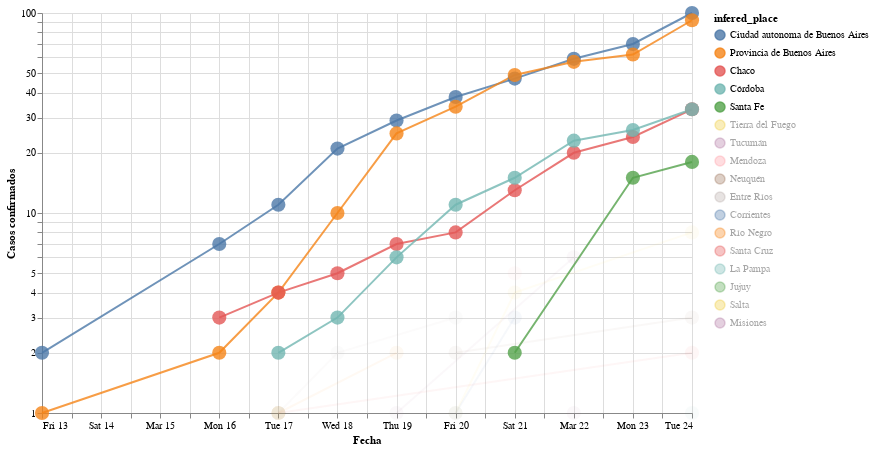

This figure's notebook cell:
### Markdown cell above
# Evolucion en el tiempo de la cantidad de casos totales

Haciendo Shift+Click en las provincias que se ven a la derecha, podemos agregar o quitar provincias al gráfico

### Code cell
#hide_input
plot_evolution(cnt_by_place[cnt_by_place >=10].index.tolist())#, xaxis='days_from_first_infection')

### Figure 1 — Vega-Lite specification as saved in the notebook (floating-point values rounded to 4 significant figures)
{"config": {"view": {"continuousWidth": 400, "continuousHeight": 300}, "point": {"size": 200}, "title": {"align": "center"}}, "data": {"name": "data-79994ce379de73cce7734e02ce29ea64"}, "mark": {"type": "line", "point": true, "radius": 150}, "encoding": {"color": {"type": "nominal", "field": "infered_place", "sort": ["Ciudad autonoma de Buenos Aires", "Provincia de Buenos Aires", "Chaco", "Córdoba", "Santa Fe", "Tierra del Fuego", "Tucumán", "Mendoza", "Neuquén", "Entre Ríos", "Corrientes", "Río Negro", "Santa Cruz", "La Pampa", "Jujuy", "Salta", "Misiones"]}, "opacity": {"condition": {"value": 0.8, "selection": "selector001"}, "value": 0.05}, "tooltip": [{"type": "nominal", "field": "place"}, {"type": "nominal", "field": "infered_place"}, {"type": "quantitative", "field": "infered_place_score"}, {"type": "quantitative", "field": "infected"}, {"type": "temporal", "field": "date"}, {"type": "quantitative", "field": "days_from_first_infection"}, {"type": "quantitative", "field": "cum_infected"}], "x": {"type": "temporal", "axis": {"title": "Fecha"}, "field": "date"}, "y": {"type": "quantitative", "axis": {"title": "Casos confirmados"}, "field": "cum_infected", "scale": {"type": "log"}}}, "height": 400, "selection": {"selector001": {"type": "multi", "fields": ["infered_place"], "bind": "legend", "init": [{"infered_place": "Ciudad autonoma de Buenos Aires"}, {"infered_place": "Provincia de Buenos Aires"}, {"infered_place": "Chaco"}, {"infered_place": "Córdoba"}, {"infered_place": "Santa Fe"}]}}, "width": 650, "$schema": "https://vega.github.io/schema/vega-lite/v4.0.2.json", "datasets": {"data-79994ce379de73cce7734e02ce29ea64": [{"place": "Ciudad de Buenos Aires", "infered_place": "Ciudad autonoma de Buenos Aires", "infered_place_score": 1.0, "infected": 2, "date": "2020-03-13T00:00:00", "days_from_first_infection": 0, "cum_infected": 2}, {"place": "Ciudad Autónoma de Buenos Aires", "infered_place": "Ciudad autonoma de Buenos Aires", "infered_place_score": 1.0, "infected": 5, "date": "2020-03-16T00:00:00", "days_from_first_infection": 3, "cum_infected": 7}, {"place": "Ciudad Autónoma de Buenos Aires", "infered_place": "Ciudad autonoma de Buenos Aires", "infered_place_score": 1.0, "infected": 4, "date": "2020-03-17T00:00:00", "days_from_first_infection": 4, "cum_infected": 11}, {"place": "Ciudad Autónoma de Buenos Aires", "infered_place": "Ciudad autonoma de Buenos Aires", "infered_place_score": 1.0, "infected": 10, "date": "2020-03-18T00:00:00", "days_from_first_infection": 5, "cum_infected": 21}, {"place": "Ciudad Autónoma de Buenos Aires", "infered_place": "Ciudad autonoma de Buenos Aires", "infered_place_score": 1.0, "infected": 8, "date": "2020-03-19T00:00:00", "days_from_first_infection": 6, "cum_infected": 29}, {"place": "Ciudad Autónoma de Buenos Aires", "infered_place": "Ciudad autonoma de Buenos Aires", "infered_place_score": 1.0, "infected": 9, "date": "2020-03-20T00:00:00", "days_from_first_infection": 7, "cum_infected": 38}, {"place": "Ciudad Autónoma de Buenos Aires", "infered_place": "Ciudad autonoma de Buenos Aires", "infered_place_score": 1.0, "infected": 9, "date": "2020-03-21T00:00:00", "days_from_first_infection": 8, "cum_infected": 47}, {"place": "Ciudad Autónoma de Buenos Aires", "infered_place": "Ciudad autonoma de Buenos Aires", "infered_place_score": 1.0, "infected": 12, "date": "2020-03-22T00:00:00", "days_from_first_infection": 9, "cum_infected": 59}, {"place": "Ciudad Autónoma de Buenos Aires", "infered_place": "Ciudad autonoma de Buenos Aires", "infered_place_score": 1.0, "infected": 11, "date": "2020-03-23T00:00:00", "days_from_first_infection": 10, "cum_infected": 70}, {"place": "Ciudad Autónoma de Buenos Aires", "infered_place": "Ciudad autonoma de Buenos Aires", "infered_place_score": 1.0, "infected": 30, "date": "2020-03-24T00:00:00", "days_from_first_infection": 11, "cum_infected": 100}, {"place": "Buenos Aires y", "infered_place": "Provincia de Buenos Aires", "infered_place_score": 1.0, "infected": 1, "date": "2020-03-13T00:00:00", "days_from_first_infection": 0, "cum_infected": 1}, {"place": "Provincia de Buenos Aires", "infered_place": "Provincia de Buenos Aires", "infered_place_score": 1.0, "infected": 1, "date": "2020-03-16T00:00:00", "days_from_first_infection": 3, "cum_infected": 2}, {"place": "Provincia de Buenos Aires", "infered_place": "Provincia de Buenos Aires", "infered_place_score": 1.0, "infected": 2, "date": "2020-03-17T00:00:00", "days_from_first_infection": 4, "cum_infected": 4}, {"place": "Provi ncia de Buenos Aires", "infered_place": "Provincia de Buenos Aires", "infered_place_score": 1.0, "infected": 6, "date": "2020-03-18T00:00:00", "days_from_first_infection": 5, "cum_infected": 10}, {"place": "Provincia de Buenos Aires", "infered_place": "Provincia de Buenos Aires", "infered_place_score": 1.0, "infected": 15, "date": "2020-03-19T00:00:00", "days_from_first_infection": 6, "cum_infected": 25}, {"place": "Provincia de Buenos Aires", "infered_place": "Provincia de Buenos Aires", "infered_place_score": 1.0, "infected": 9, "date": "2020-03-20T00:00:00", "days_from_first_infection": 7, "cum_infected": 34}, {"place": "Provincia de Buenos Aires", "infered_place": "Provincia de Buenos Aires", "infered_place_score": 1.0, "infected": 15, "date": "2020-03-21T00:00:00", "days_from_first_infection": 8, "cum_infected": 49}, {"place": "Provincia de Buenos Aires", "infered_place": "Provincia de Buenos Aires", "infered_place_score": 1.0, "infected": 8, "date": "2020-03-22T00:00:00", "days_from_first_infection": 9, "cum_infected": 57}, {"place": "Provincia de Buenos Aires", "infered_place": "Provincia de Buenos Aires", "infered_place_score": 1.0, "infected": 5, "date": "2020-03-23T00:00:00", "days_from_first_infection": 10, "cum_infected": 62}, {"place": "Provincia de Buenos Aires", "infered_place": "Provincia de Buenos Aires", "infered_place_score": 1.0, "infected": 30, "date": "2020-03-24T00:00:00", "days_from_first_infection": 11, "cum_infected": 92}, {"place": "Chaco y uno", "infered_place": "Chaco", "infered_place_score": 0.4545, "infected": 3, "date": "2020-03-16T00:00:00", "days_from_first_infection": 0, "cum_infected": 3}, {"place": "Chaco", "infered_place": "Chaco", "infered_place_score": 1.0, "infected": 1, "date": "2020-03-17T00:00:00", "days_from_first_infection": 1, "cum_infected": 4}, {"place": "Chaco", "infered_place": "Chaco", "infered_place_score": 1.0, "infected": 1, "date": "2020-03-18T00:00:00", "days_from_first_infection": 2, "cum_infected": 5}, {"place": "Chaco", "infered_place": "Chaco", "infered_place_score": 1.0, "infected": 2, "date": "2020-03-19T00:00:00", "days_from_first_infection": 3, "cum_infected": 7}, {"place": "Chaco", "infered_place": "Chaco", "infered_place_score": 1.0, "infected": 1, "date": "2020-03-20T00:00:00", "days_from_first_infection": 4, "cum_infected": 8}, {"place": "Chaco", "infered_place": "Chaco", "infered_place_score": 1.0, "infected": 5, "date": "2020-03-21T00:00:00", "days_from_first_infection": 5, "cum_infected": 13}, {"place": "Chaco", "infered_place": "Chaco", "infered_place_score": 1.0, "infected": 7, "date": "2020-03-22T00:00:00", "days_from_first_infection": 6, "cum_infected": 20}, {"place": "Chaco", "infered_place": "Chaco", "infered_place_score": 1.0, "infected": 4, "date": "2020-03-23T00:00:00", "days_from_first_infection": 7, "cum_infected": 24}, {"place": "Chaco", "infered_place": "Chaco", "infered_place_score": 1.0, "infected": 9, "date": "2020-03-24T00:00:00", "days_from_first_infection": 8, "cum_infected": 33}, {"place": "Córdoba", "infered_place": "Córdoba", "infered_place_score": 1.0, "infected": 2, "date": "2020-03-17T00:00:00", "days_from_first_infection": 0, "cum_infected": 2}, {"place": "Córdoba", "infered_place": "Córdoba", "infered_place_score": 1.0, "infected": 1, "date": "2020-03-18T00:00:00", "days_from_first_infection": 1, "cum_infected": 3}, {"place": "Córdoba", "infered_place": "Córdoba", "infered_place_score": 1.0, "infected": 3, "date": "2020-03-19T00:00:00", "days_from_first_infection": 2, "cum_infected": 6}, {"place": "Córdoba", "infered_place": "Córdoba", "infered_place_score": 1.0, "infected": 5, "date": "2020-03-20T00:00:00", "days_from_first_infection": 3, "cum_infected": 11}, {"place": "Córdoba", "infered_place": "Córdoba", "infered_place_score": 1.0, "infected": 4, "date": "2020-03-21T00:00:00", "days_from_first_infection": 4, "cum_infected": 15}, {"place": "Córdoba", "infered_place": "Córdoba", "infered_place_score": 1.0, "infected": 8, "date": "2020-03-22T00:00:00", "days_from_first_infection": 5, "cum_infected": 23}, {"place": "Córdoba", "infered_place": "Córdoba", "infered_place_score": 1.0, "infected": 3, "date": "2020-03-23T00:00:00", "days_from_first_infection": 6, "cum_infected": 26}, {"place": "Córdoba", "infered_place": "Córdoba", "infered_place_score": 1.0, "infected": 7, "date": "2020-03-24T00:00:00", "days_from_first_infection": 7, "cum_infected": 33}, {"place": "Santa Fe", "infered_place": "Santa Fe", "infered_place_score": 1.0, "infected": 2, "date": "2020-03-21T00:00:00", "days_from_first_infection": 0, "cum_infected": 2}, {"place": "Santa Fe", "infered_place": "Santa Fe", "infered_place_score": 1.0, "infected": 13, "date": "2020-03-23T00:00:00", "days_from_first_infection": 2, "cum_infected": 15}, {"place": "Santa Fe", "infered_place": "Santa Fe", "infered_place_score": 1.0, "infected": 3, "date": "2020-03-24T00:00:00", "days_from_first_infection": 3, "cum_infected": 18}, {"place": "Tierra del Fuego", "infered_place": "Tierra del Fuego", "infered_place_score": 1.0, "infected": 1, "date": "2020-03-20T00:00:00", "days_from_first_infection": 0, "cum_infected": 1}, {"place": "Tierra del Fuego", "infered_place": "Tierra del Fuego", "infered_place_score": 1.0, "infected": 3, "date": "2020-03-21T00:00:00", "days_from_first_infection": 1, "cum_infected": 4}, {"place": "Tierra del Fuego", "infered_place": "Tierra del Fuego", "infered_place_score": 1.0, "infected": 4, "date": "2020-03-24T00:00:00", "days_from_first_infection": 4, "cum_infected": 8}, {"place": "Tucumán", "infered_place": "Tucumán", "infered_place_score": 1.0, "infected": 1, "date": "2020-03-19T00:00:00", "days_from_first_infection": 0, "cum_infected": 1}, {"place": "Tucumán", "infered_place": "Tucumán", "infered_place_score": 1.0, "infected": 5, "date": "2020-03-22T00:00:00", "days_from_first_infection": 3, "cum_infected": 6}, {"place": "Mendoza", "infered_place": "Mendoza", "infered_place_score": 1.0, "infected": 5, "date": "2020-03-21T00:00:00", "days_from_first_infection": 0, "cum_infected": 5}, {"place": "Neuquén", "infered_place": "Neuquén", "infered_place_score": 1.0, "infected": 2, "date": "2020-03-20T00:00:00", "days_from_first_infection": 0, "cum_infected": 2}, {"place": "Neuquén", "infered_place": "Neuquén", "infered_place_score": 1.0, "infected": 1, "date": "2020-03-24T00:00:00", "days_from_first_infection": 4, "cum_infected": 3}, {"place": "Entre Ríos", "infered_place": "Entre Ríos", "infered_place_score": 1.0, "infected": 1, "date": "2020-03-17T00:00:00", "days_from_first_infection": 0, "cum_infected": 1}, {"place": "Entre Ríos", "infered_place": "Entre Ríos", "infered_place_score": 1.0, "infected": 1, "date": "2020-03-18T00:00:00", "days_from_first_infection": 1, "cum_infected": 2}, {"place": "Entre Ríos", "infered_place": "Entre Ríos", "infered_place_score": 1.0, "infected": 1, "date": "2020-03-20T00:00:00", "days_from_first_infection": 3, "cum_infected": 3}, {"place": "Corrientes", "infered_place": "Corrientes", "infered_place_score": 1.0, "infected": 1, "date": "2020-03-20T00:00:00", "days_from_first_infection": 0, "cum_infected": 1}, {"place": "Corrientes", "infered_place": "Corrientes", "infered_place_score": 1.0, "infected": 2, "date": "2020-03-21T00:00:00", "days_from_first_infection": 1, "cum_infected": 3}, {"place": "Río Negro", "infered_place": "Río Negro", "infered_place_score": 1.0, "infected": 1, "date": "2020-03-17T00:00:00", "days_from_first_infection": 0, "cum_infected": 1}, {"place": "Rio Negro", "infered_place": "Río Negro", "infered_place_score": 1.0, "infected": 1, "date": "2020-03-19T00:00:00", "days_from_first_infection": 2, "cum_infected": 2}, {"place": "Santa Cruz", "infered_place": "Santa Cruz", "infered_place_score": 1.0, "infected": 1, "date": "2020-03-17T00:00:00", "days_from_first_infection": 0, "cum_infected": 1}, {"place": "Santa Cruz", "infered_place": "Santa Cruz", "infered_place_score": 1.0, "infected": 1, "date": "2020-03-24T00:00:00", "days_from_first_infection": 7, "cum_infected": 2}, {"place": "La Pampa", "infered_place": "La Pampa", "infered_place_score": 1.0, "infected": 1, "date": "2020-03-24T00:00:00", "days_from_first_infection": 0, "cum_infected": 1}, {"place": "Jujuy", "infered_place": "Jujuy", "infered_place_score": 1.0, "infected": 1, "date": "2020-03-17T00:00:00", "days_from_first_infection": 0, "cum_infected": 1}, {"place": "Salt a", "infered_place": "Salta", "infered_place_score": 0.8333, "infected": 1, "date": "2020-03-17T00:00:00", "days_from_first_infection": 0, "cum_infected": 1}, {"place": "Misiones", "infered_place": "Misiones", "infered_place_score": 1.0, "infected": 1, "date": "2020-03-22T00:00:00", "days_from_first_infection": 0, "cum_infected": 1}]}}
